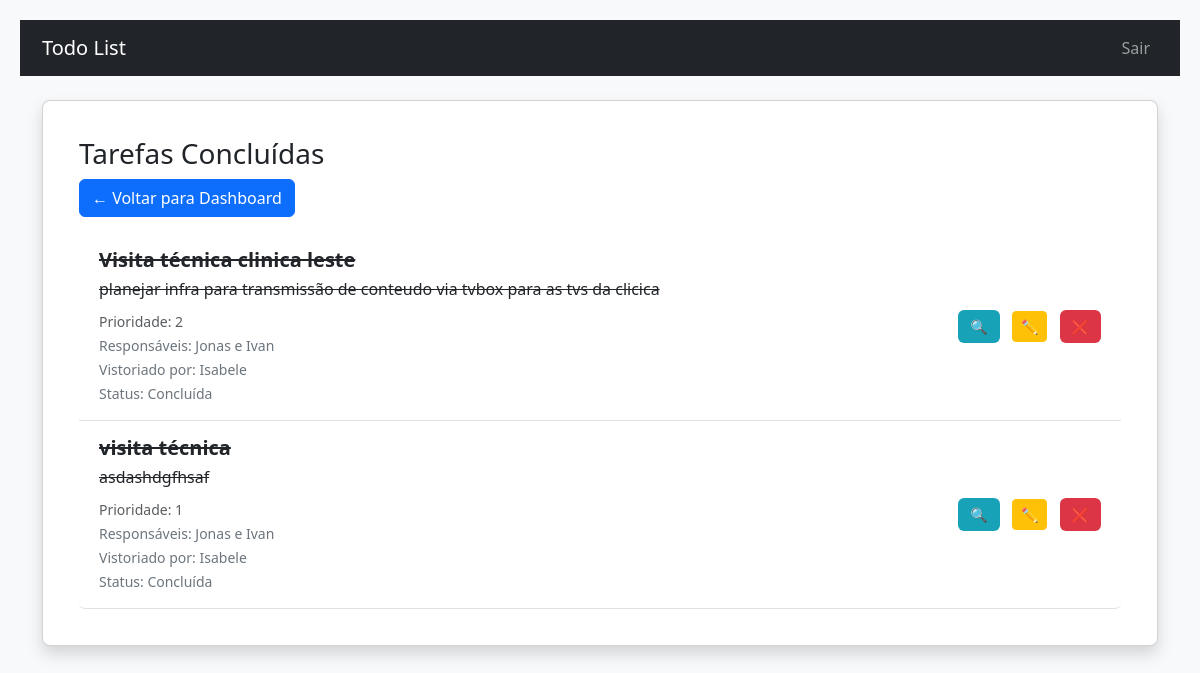
The page /completed_tasks.php (signed in) on the database as committed earlier.
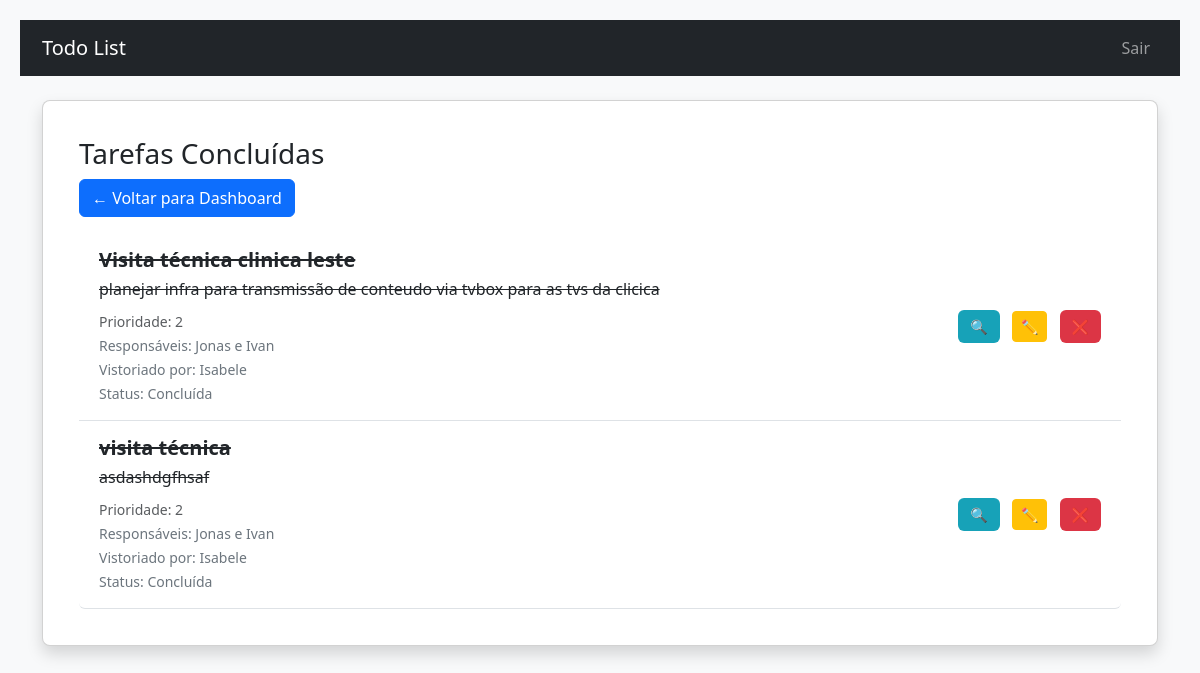
The same page on the database as committed later.
### tables this page shows
CREATE TABLE "tasks" (
            id INTEGER PRIMARY KEY AUTOINCREMENT,
            user_id INTEGER NOT NULL,
            title TEXT NOT NULL,
            description TEXT,
            priority INTEGER DEFAULT 1,
            status INTEGER DEFAULT 0,
            due_date DATETIME,
            completion_notes TEXT,
            created_at DATETIME DEFAULT CURRENT_TIMESTAMP
        , start_time DATETIME, end_time DATETIME, responsaveis_execucao TEXT, vistoriado_por TEXT, visita_solicitada_por TEXT);

### completed_tasks.php (the view, shortened to what this page needs)
<?php
$db = Database::getInstance()->getConnection();
$user_id = $_SESSION['user_id'];
$result = $db->query("
    SELECT * FROM tasks
    WHERE user_id = $user_id AND status = 2
    ORDER BY due_date DESC
");
$completedTasksList = [];
while ($row = $result->fetchArray(SQLITE3_ASSOC)) {
    $completedTasksList[] = $row;
}
require_once 'includes/header.php';
?>
<div class="card shadow">
    <div class="card-body">
        <h3>Tarefas Concluídas</h3>
        <a href="dashboard.php" class="btn btn-primary mb-3">← Voltar para Dashboard</a>
        <div class="list-group">
            <?php if (count($completedTasksList) === 0): ?>
                <p>Nenhuma tarefa concluída.</p>
            <?php else: ?>
                <?php foreach ($completedTasksList as $task): ?>
                    <div class="list-group-item d-flex justify-content-between align-items-center">
                        <div>
                            <h5 style="text-decoration: line-through;">
                                <?php echo htmlspecialchars($task['title']); ?>
                            </h5>
                            <p style="text-decoration: line-through;"><?php echo htmlspecialchars($task['description']); ?></p>
                            <small class="text-muted">Prioridade: <?php echo $task['priority']; ?></small>
                            <br>
                            <small>Responsáveis: <?php echo htmlspecialchars($task['responsaveis_execucao'] ?? ''); ?></small>
                            <br>
                            <small>Vistoriado por: <?php echo htmlspecialchars($task['vistoriado_por'] ?? ''); ?></small>
                            <br>
                            <small>Status: Concluída</small>
                        </div>
                        <div>
                            <a href="task_detail.php?id=<?php echo $task['id']; ?>" class="btn btn-info btn-sm me-2" title="Ver detalhes">🔍</a>
                            <a href="edit_task.php?id=<?php echo $task['id']; ?>" class="btn btn-warning btn-sm me-2" title="Editar tarefa">✏️</a>
                            <a href="?delete=<?php echo $task['id']; ?>" class="btn btn-danger btn-sm">❌</a>
                        </div>
                    </div>
                <?php endforeach; ?>
            <?php endif; ?>
        </div>
    </div>
</div>
<?php require_once 'includes/footer.php'; ?>

Rows that differ between the two databases and show on the page:
changed tasks "visita técnica": priority "1" → "2"
